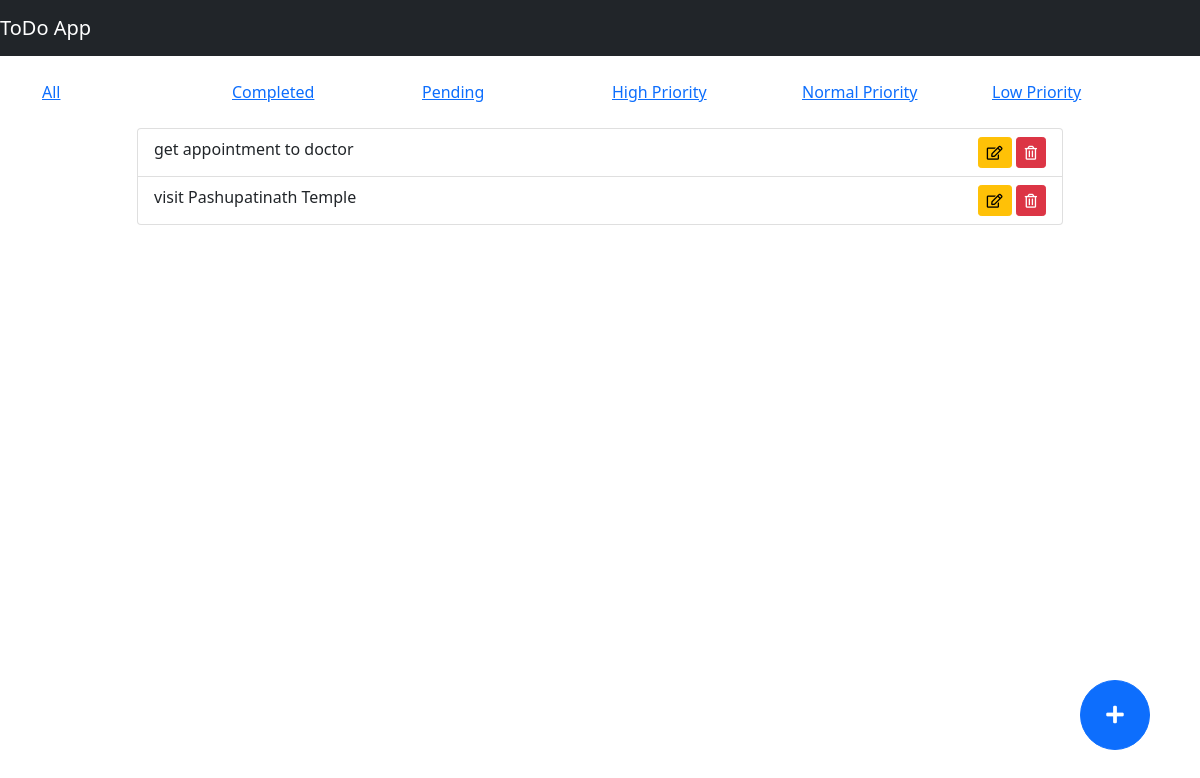
Before: /?priority=normal with the older database file.
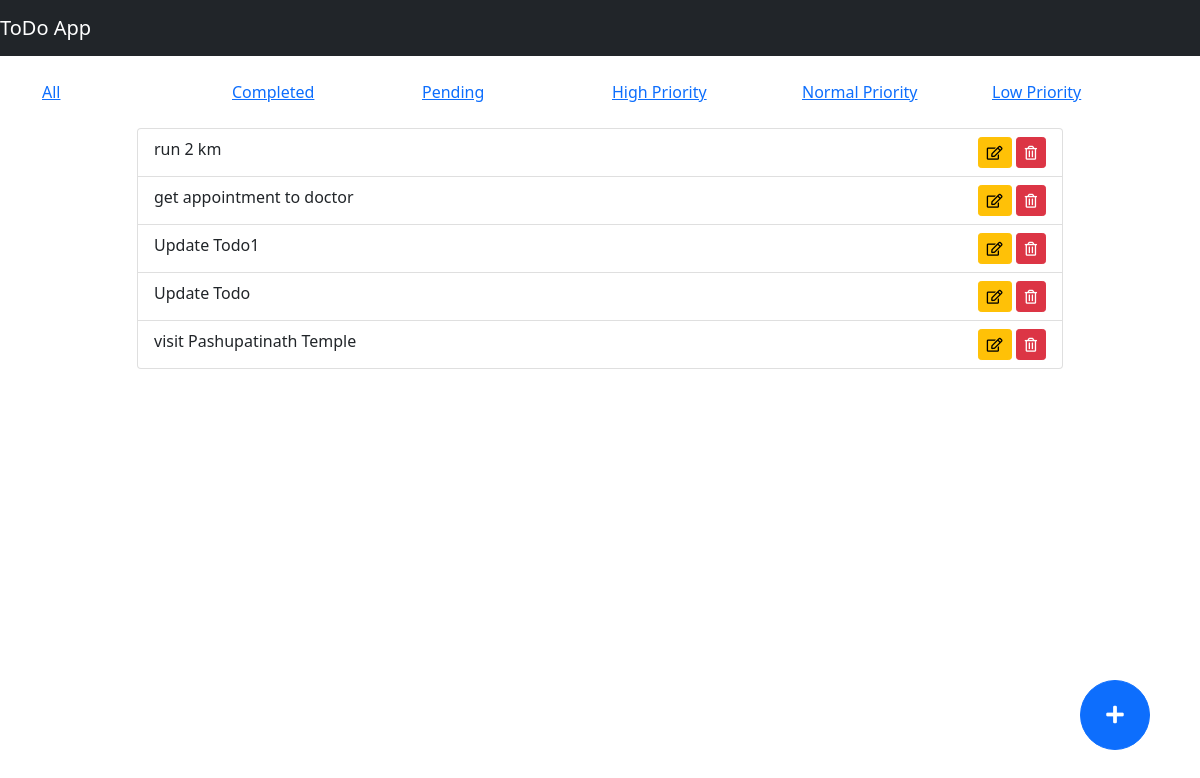
After: the same page with the newer database file.
### todo/models.py (models this page shows, shortened)
class ToDo(models.Model):
    text = models.CharField(max_length=255)
    added_date = models.DateTimeField()
    priority = models.CharField(max_length=10, default='normal')
    status = models.CharField(max_length=1, default='0')

### todo/views.py (the view)
# urls.py: path('',views.index, name='index'),
def index(request):
    keys_list = request.GET.keys()
    if 'status' in keys_list:
        status = request.GET['status']
        todo_items = ToDo.objects.filter(status=status).order_by('-added_date')
    elif 'priority' in keys_list:
        priority = request.GET['priority']
        todo_items = ToDo.objects.filter(priority=priority).order_by('-added_date')
    else:
        todo_items = ToDo.objects.all().order_by('-added_date')
    return render(request,'index.html', {'todo_items': todo_items})

### todo/templates/index.html (shortened to what this page needs)
{% extends 'base.html' %}
{% block content %}
    <div class="row mt-4">
        <div class="col-2">
            <a href="/">All</a>
        </div>
        <div class="col-2">
            <a href="?status=1">Completed</a>
        </div>
        <div class="col-2">
            <a href="?status=0">Pending</a>
        </div>
        <div class="col-2">
            <a href="?priority=high">High Priority</a>
        </div>
        <div class="col-2">
            <a href="?priority=normal">Normal Priority</a>
        </div>
        <div class="col-2">
            <a href="?priority=low">Low Priority</a>
        </div>
    </div>
    <div class="row mt-4">
        <div class="col-10 mx-auto">
            <ul class="list-group">
                {% for todo_item in todo_items %}
                    <li class="list-group-item">{{todo_item.text}}
                        <div class="float-end">
                            <button type="submit" class="btn btn-sm btn-warning " data-bs-toggle="modal" data-bs-target="#updateTodoModal" data-bs-whatever="{{todo_item.id}}"><i class="far fa-edit"></i></button>
                            <form action="{% url 'delete_todo' todo_item.id %}" method="post" style="display:inline-block;">
                                <button type="submit" class="btn btn-sm btn-danger "><i class="far fa-trash-alt"></i></button>
                            </form>
                        </div>
                    </li>
                {% endfor %}
            </ul>
        </div>
    </div>
    <button type="button" class="btn btn-primary btn-lg circle-btn" data-bs-toggle="modal" data-bs-target="#addTodoModal" data-bs-whatever="addTodo"><i class="fas fa-plus"></i></button>
{% endblock %}

### todo/templates/base.html (shortened to what this page needs)
<!doctype html>
{% load static %}
<html lang="en">
  <head>
    <link href="https://cdn.jsdelivr.net/npm/bootstrap@5.0.0-beta2/dist/css/bootstrap.min.css" rel="stylesheet">
    <link rel="stylesheet" type="text/css" href="{% static '/css/main.css' %}">
    <link rel="stylesheet" href="https://use.fontawesome.com/releases/v5.15.2/css/all.css"
>
  </head>
  <body>
    <nav class="navbar navbar-dark bg-dark">
      <a class="navbar-brand" href="#">ToDo App</a>
    </nav>
    <div class="container">
      {% block content %}{% endblock %}
    </div>
  </body>
</html>

### todo/static/css/main.css (style rules this page uses)
.circle-btn { height: 70px; width: 70px; border-radius: 50%; position: absolute; bottom : 50px; right: 50px; }

Changed rows visible on the page:
added ToDo: text "run 2 km"
added ToDo: text "Update Todo1"
added ToDo: text "Update Todo"
